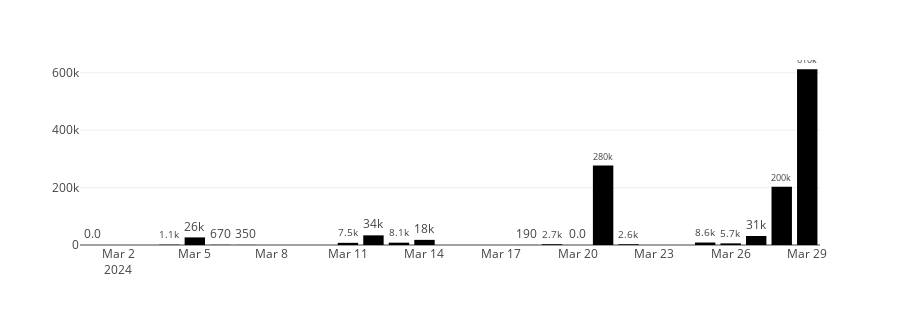

Notebook code cell kept with this figure:
### Code cell
### check Direct Sales (level_1) daily

l1_bar_df = level_1.groupby('completed_date')['usd'].sum().reset_index().set_index('completed_date')
l1_bar_df =round(l1_bar_df[l1_bar_df.index>'2024-02-29']).sort_index()

level_1_bar = px.bar(l1_bar_df,
                     y='usd',
                     labels={'usd':'',
                             'completed_date':''},
                     height=325,
                     text_auto=",.2s").update_traces(textposition='outside')

level_1_bar.show()

### Figure 1 — Plotly figure (JSON) as saved in the notebook; plotly's stock layout.template omitted (floating-point values rounded to 4 significant figures)
{"data": [{"alignmentgroup": "True", "hovertemplate": "=%{y}<extra></extra>", "legendgroup": "", "marker": {"color": "#000001", "pattern": {"shape": ""}}, "name": "", "offsetgroup": "", "orientation": "v", "showlegend": false, "textposition": "outside", "texttemplate": "%{y:,.2s}", "type": "bar", "x": ["2024-03-01T00:00:00", "2024-03-04T00:00:00", "2024-03-05T00:00:00", "2024-03-06T00:00:00", "2024-03-07T00:00:00", "2024-03-11T00:00:00", "2024-03-12T00:00:00", "2024-03-13T00:00:00", "2024-03-14T00:00:00", "2024-03-18T00:00:00", "2024-03-19T00:00:00", "2024-03-20T00:00:00", "2024-03-21T00:00:00", "2024-03-22T00:00:00", "2024-03-25T00:00:00", "2024-03-26T00:00:00", "2024-03-27T00:00:00", "2024-03-28T00:00:00", "2024-03-29T00:00:00"], "xaxis": "x", "y": [0, 1085, 26465, 665, 350, 7501, 33635, 8062, 17869, 186, 2661, 0, 276642, 2598, 8586, 5705, 31322, 203304, 612430], "yaxis": "y"}], "layout": {"barmode": "relative", "height": 325, "legend": {"tracegroupgap": 0}, "margin": {"t": 60}, "xaxis": {"anchor": "y", "domain": [0, 1], "title": {"text": ""}}, "yaxis": {"anchor": "x", "domain": [0, 1], "title": {"text": ""}}}}
